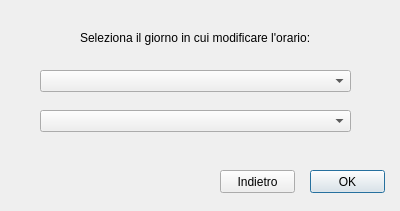
<?xml version="1.0" encoding="UTF-8"?>
<ui version="4.0">
 <class>Dialog</class>
 <widget class="QDialog" name="Dialog">
  <property name="geometry">
   <rect>
    <x>0</x>
    <y>0</y>
    <width>400</width>
    <height>211</height>
   </rect>
  </property>
  <property name="windowTitle">
   <string>Seleziona giorno</string>
  </property>
  <widget class="QComboBox" name="comboBox">
   <property name="geometry">
    <rect>
     <x>40</x>
     <y>70</y>
     <width>311</width>
     <height>22</height>
    </rect>
   </property>
  </widget>
  <widget class="QLabel" name="label">
   <property name="geometry">
    <rect>
     <x>80</x>
     <y>30</y>
     <width>241</width>
     <height>16</height>
    </rect>
   </property>
   <property name="text">
    <string>Seleziona il giorno in cui modificare l'orario:</string>
   </property>
  </widget>
  <widget class="QPushButton" name="pushButton">
   <property name="geometry">
    <rect>
     <x>310</x>
     <y>170</y>
     <width>75</width>
     <height>23</height>
    </rect>
   </property>
   <property name="text">
    <string>OK</string>
   </property>
  </widget>
  <widget class="QPushButton" name="pushButton_2">
   <property name="geometry">
    <rect>
     <x>220</x>
     <y>170</y>
     <width>75</width>
     <height>23</height>
    </rect>
   </property>
   <property name="text">
    <string>Indietro</string>
   </property>
  </widget>
  <widget class="QComboBox" name="comboBox_2">
   <property name="geometry">
    <rect>
     <x>40</x>
     <y>110</y>
     <width>311</width>
     <height>22</height>
    </rect>
   </property>
  </widget>
 </widget>
 <resources/>
 <connections/>
</ui>
